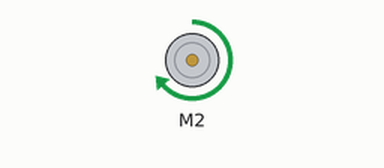
Simulated run of this sketch. Board: Arduino Uno, built with avr-gcc and run on an emulated ATmega328P. Shown: DC motor (green arrow = forward, orange = backward, longer = faster).

Above: at 0.1 s.
Timing chart, 0 to 1.6 s (numbered marks = the images above):
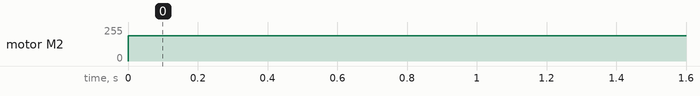

Measured:
- by itself, motor M2: stopped → forward 191/255 at 0.00 s

The sketch:

MotorsProto1.ino
```cpp
#include <DRV8835MotorShield.h>

DRV8835MotorShield motors;

void setup() {
  // put your setup code here, to run once:
    motors.setM2Speed(300);
}

void loop() {
  // put your main code here, to run repeatedly:
}
```
